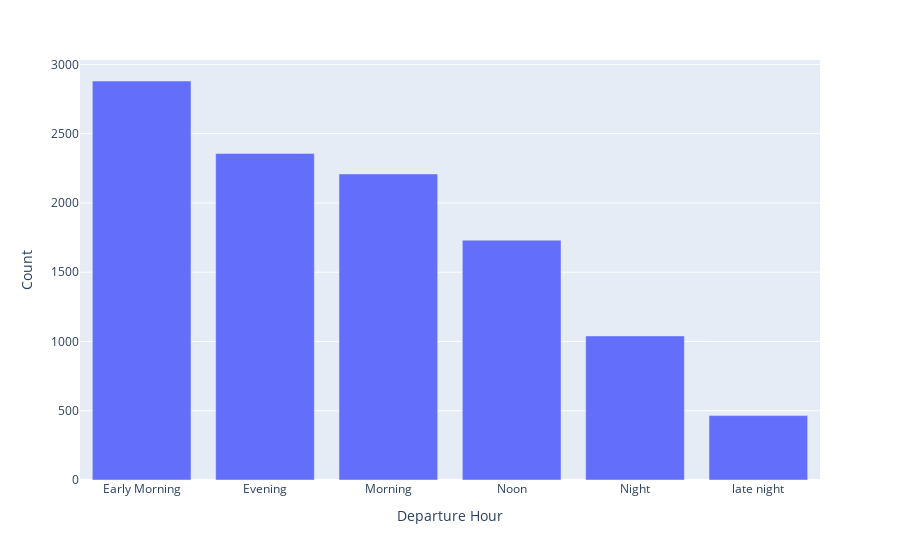

The notebook cell this image was saved under:
### Code cell
import plotly.express as px

# Create a DataFrame from your data
plot_data = data['Dep_Time_hour'].apply(flight_dep_time).value_counts().reset_index()
plot_data.columns = ['Departure Hour', 'Count'] 

# Create the plot
fig = px.bar(plot_data, x='Departure Hour', y='Count')
fig.show()

### Figure 1 — Plotly figure (JSON) as saved in the notebook; plotly's stock layout.template omitted (floating-point values rounded to 4 significant figures)
{"data": [{"alignmentgroup": "True", "hovertemplate": "Departure Hour=%{x}<br>Count=%{y}<extra></extra>", "legendgroup": "", "marker": {"color": "#636efa", "pattern": {"shape": ""}}, "name": "", "offsetgroup": "", "orientation": "v", "showlegend": false, "textposition": "auto", "type": "bar", "x": ["Early Morning", "Evening", "Morning", "Noon", "Night", "late night"], "xaxis": "x", "y": [2880, 2357, 2209, 1731, 1040, 465], "yaxis": "y"}], "layout": {"barmode": "relative", "legend": {"tracegroupgap": 0}, "margin": {"t": 60}, "xaxis": {"anchor": "y", "domain": [0, 1], "title": {"text": "Departure Hour"}}, "yaxis": {"anchor": "x", "domain": [0, 1], "title": {"text": "Count"}}}}
